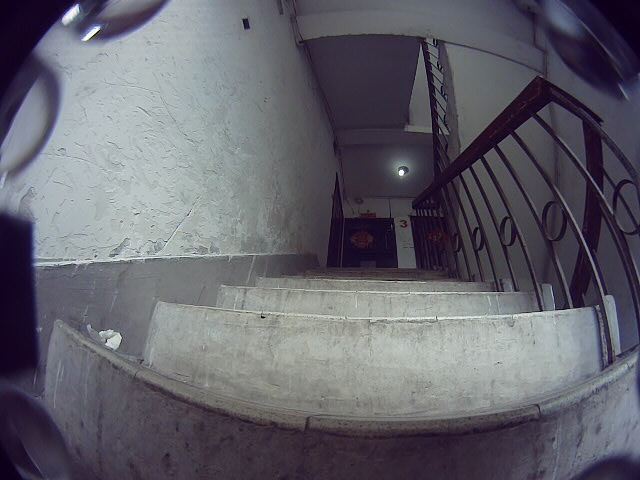
//> input picture test.jpg, 640 x 480 px
$ ./dawn test.jpg   (built with g++ and OpenCV 4)
//> lines starting //> are read from the running program, lines starting //| are printed output that depends on the picture; after the words box and inside, x2 and y2 are one past the last pixel; in counts of white or black regions, pixels touching at a corner belong together
#include <stdio.h>
#include <opencv2/opencv.hpp>
const double PI = 3.1415926535897932;

void printDegrees(std::vector<cv::Vec4i> lines)
{
    std::vector<cv::Vec4i>::const_iterator it = lines.begin();
    while (it != lines.end())
    {
        double tmp;
        if ((*it)[0] - (*it)[1] != 0)
        {
            tmp = atan((double)((*it)[1] - (*it)[3]) / ((*it)[0] - (*it)[2]));
            // printf("%f\n",(double)((*it)[1] - (*it)[3]) / ((*it)[0] - (*it)[2]));
        }
        else
        {
            tmp = PI / 2;
        }

        printf("%f, %f degrees\n", tmp, tmp * 180 / PI);
        it++;
    }
}

class LineFinder
{
private:
    cv::Mat img;
    //包含被检测直线的端点的向量
    std::vector<cv::Vec4i> lines;

    //累加器分辨率参数
    double deltaRho;
    double deltaTheta;

    //确认直线之前必须受到的最小投票数
    int minVote;

    //直线的最小长度
    double minLength;
    //直线上允许的最大空隙
    double maxGap;

public:
    LineFinder() : deltaRho(1), deltaTheta(PI / 180), minVote(10), minLength(0.0), maxGap(0.0) {}
    void setAccResolution(double dRho, double dTheta)
    {
        deltaRho = dRho;
        deltaTheta = dTheta;
    }
    void setminVote(int minv)
    {
        minVote = minv;
    }
    void setLengthAndGap(double length, double gap)
    {
        minLength = length;
        maxGap = gap;
    }
    std::vector<cv::Vec4i> findLines(cv::Mat &binary)
    {
        lines.clear();
        cv::HoughLinesP(binary, lines, deltaRho, deltaTheta, minVote, minLength, maxGap);
        return lines;
    }
    void drawDetectedLines(cv::Mat &image, cv::Scalar color = cv::Scalar(255, 255, 255))
    {
        std::vector<cv::Vec4i>::const_iterator it = lines.begin();
        while (it != lines.end())
        {
            // printf("A(%d, %d), B(%d, %d)\n", (*it)[0], (*it)[1], (*it)[2], (*it)[3]);
            printf("%d %d %d %d\n", (*it)[0], (*it)[1], (*it)[2], (*it)[3]);
            cv::Point pt1((*it)[0], (*it)[1]);
            cv::Point pt2((*it)[2], (*it)[3]);
            cv::line(image, pt1, pt2, color);
            it++;
        }
    }
};

cv::Mat cameraMatrix = (cv::Mat_<double>(3, 3) << 259.245985399985, 0, 333.918731202799, 0, 259.751981070593, 272.314983608258, 0, 0, 1);
cv::Mat distCoeffs = (cv::Mat_<double>(1, 4) << -0.3157, 0.0802, 0, 0);
cv::Mat src, dst;
int lowThreshold = 100;
int ratio = 3;
int kernel_size = 3;

int main(int argc, char **argv)
{
    /// 装载图像
    src = cv::imread(argv[1]);
//> src is the input picture: 480 rows x 640 cols, CV_8UC3; mean B, G, R 107.7, 98.5, 99.5

    if (!src.data)
    {
        return -1;
    }

    cv::imshow("original image", src);
    cv::Mat undistort_img;
    cv::undistort(src, undistort_img, cameraMatrix, distCoeffs);
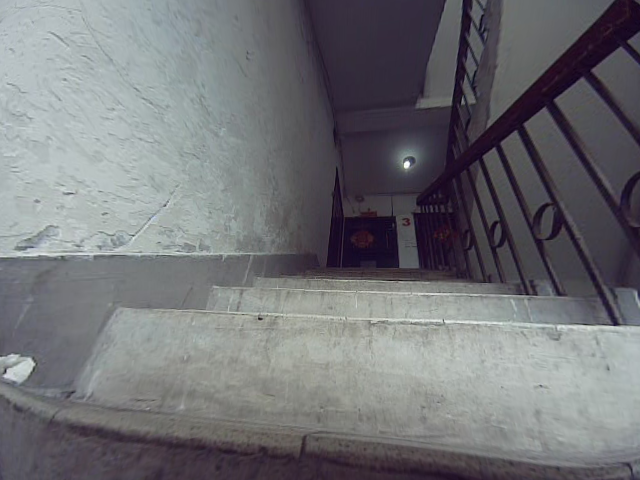
//> undistort_img: 480 rows x 640 cols, CV_8UC3; mean B, G, R 117.8, 114, 113.3
//> cameraMatrix = [[259.2, 0, 333.9], [0, 259.8, 272.3], [0, 0, 1]]; distCoeffs = [-0.316, 0.0802, 0, 0]
    cv::imshow("undistort", undistort_img);
    cv::Mat contours;
    cv::Canny(undistort_img, contours, lowThreshold, lowThreshold * ratio, kernel_size);
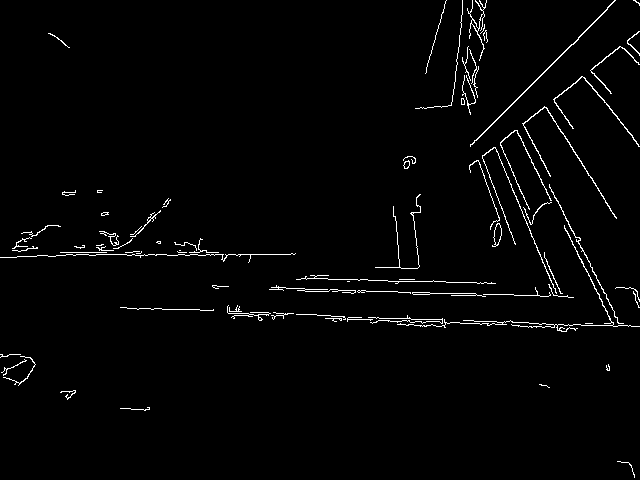
//> contours: 480 rows x 640 cols, CV_8UC1; 2% white in thin lines or dots
    cv::imshow("contours", contours);
    int w = 100;

    cv::Mat mask;
    mask = cv::Mat::zeros(src.size(), CV_8UC1);
    std::vector<std::vector<cv::Point>> edge;
    std::vector<cv::Point> pts;
    int top_w = 80;
    int bot_w = 400;
    pts.push_back(cv::Point(320 - top_w / 2, 100));
    pts.push_back(cv::Point(320 + top_w / 2, 100));
    pts.push_back(cv::Point(320 + bot_w / 2, 640));
    pts.push_back(cv::Point(320 - bot_w / 2, 640));
    edge.push_back(pts);
    cv::drawContours(mask, edge, 0, cv::Scalar::all(255), -1);
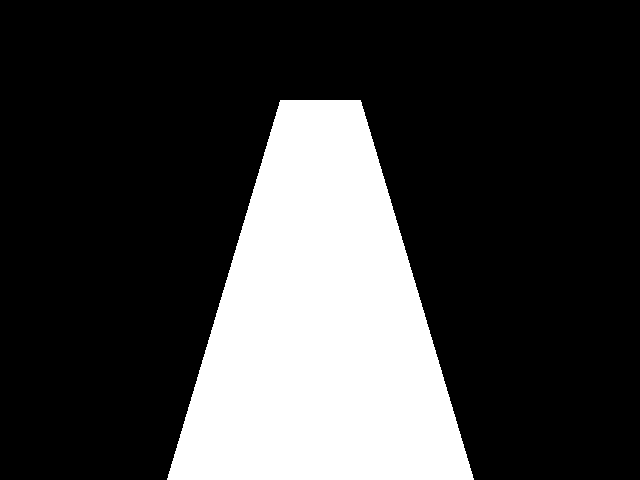
//> mask: 480 rows x 640 cols, CV_8UC1; 24% white; 1 white region, box (x1, y1, x2, y2) and area: (167, 100, 474, 480) 73720
    contours.copyTo(dst, mask);
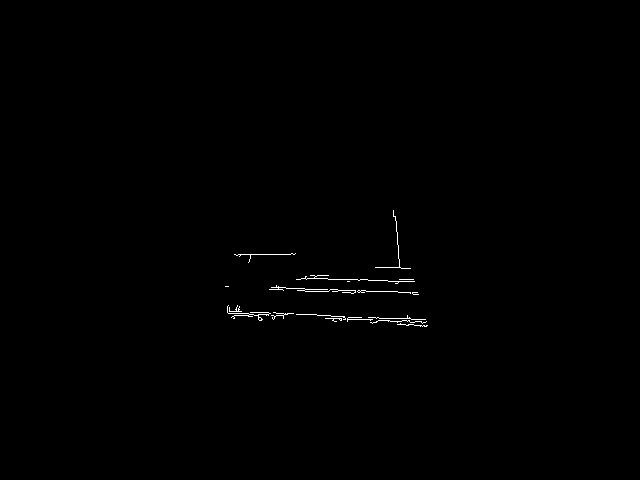
//> dst: 480 rows x 640 cols, CV_8UC1; 0.34% white in thin lines or dots, all inside (x1, y1, x2, y2) = (225, 210, 428, 327)
    // undistort_img.copyTo(dst, mask);
    cv::imshow("final", dst);
    LineFinder cFinder;
    cFinder.setLengthAndGap(80, 20);
    cFinder.setminVote(80);
    std::vector<cv::Vec4i> lines = cFinder.findLines(dst);
//> in findLines, `cv::HoughLinesP(binary, lines, deltaRho, deltaTheta, minVote, minLengt..`: lines = 4 lines (x1, y1, x2, y2): [227, 310, 426, 321], [328, 318, 421, 322], [271, 287, 416, 292], [305, 277, 414, 281]
//> lines = 4 items: [227, 310, 426, 321], [328, 318, 421, 322], [271, 287, 416, 292], [305, 277, 414, 281]
    printDegrees(lines);
//> the loop in printDegrees, `while (it != lines.end())` made 4 passes
//> tmp on passes 1 to 4: 0.0552, 0.043, 0.0345, 0.0367
//| 0.055220, 3.163884 degrees
//| 0.042984, 2.462817 degrees
//| 0.034469, 1.974934 degrees
//| 0.036681, 2.101654 degrees
    cFinder.drawDetectedLines(src);
//> the loop in drawDetectedLines, `while (it != lines.end())` made 4 passes
//| 227 310 426 321
//| 328 318 421 322
//| 271 287 416 292
//| 305 277 414 281
//> after the loop in drawDetectedLines, `while (it != lines.end())`:
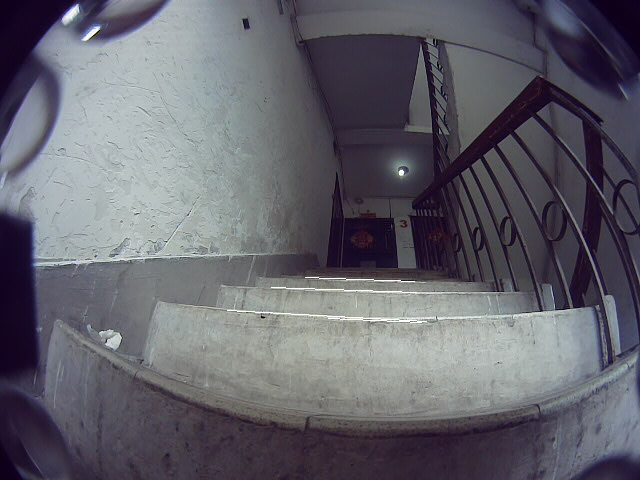
//> image: 480 rows x 640 cols, CV_8UC3; 0.18% of pixels changed, all inside (x1, y1, x2, y2) = (227, 277, 427, 323)
    cv::imshow("detected result", src);
    cv::Mat tmp = cv::Mat::zeros(src.size(), CV_8UC1);
    cFinder.drawDetectedLines(tmp);
//> call 2 of drawDetectedLines, with color = Scalar(255, 255, 255)
//> the loop in drawDetectedLines (call 2), `while (it != lines.end())` made 4 passes
//| 227 310 426 321
//| 328 318 421 322
//| 271 287 416 292
//| 305 277 414 281
//> after the loop in drawDetectedLines (call 2), `while (it != lines.end())`:
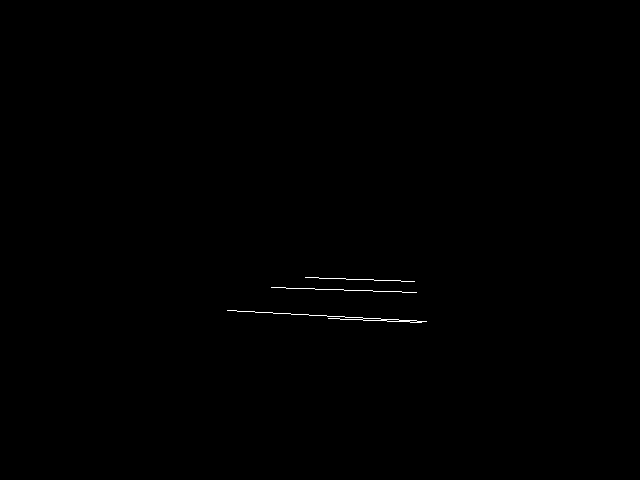
//> image: 480 rows x 640 cols, CV_8UC1; 0.18% white in thin lines or dots, all inside (x1, y1, x2, y2) = (227, 277, 427, 323)
    cv::imshow("tmp", tmp);
    cv::waitKey();
    return 0;
}
